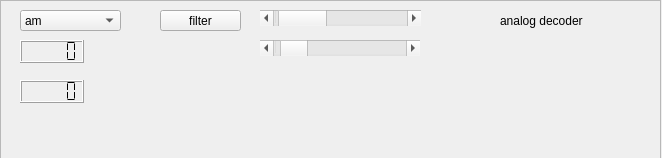
<?xml version="1.0" encoding="UTF-8"?>
<ui version="4.0">
 <class>Form</class>
 <widget class="QWidget" name="Form">
  <property name="geometry">
   <rect>
    <x>0</x>
    <y>0</y>
    <width>662</width>
    <height>158</height>
   </rect>
  </property>
  <property name="windowTitle">
   <string>Form</string>
  </property>
  <widget class="QFrame" name="frame">
   <property name="geometry">
    <rect>
     <x>0</x>
     <y>0</y>
     <width>661</width>
     <height>161</height>
    </rect>
   </property>
   <property name="frameShape">
    <enum>QFrame::StyledPanel</enum>
   </property>
   <property name="frameShadow">
    <enum>QFrame::Raised</enum>
   </property>
   <widget class="QComboBox" name="analogDecoderSelect">
    <property name="geometry">
     <rect>
      <x>20</x>
      <y>10</y>
      <width>101</width>
      <height>21</height>
     </rect>
    </property>
    <item>
     <property name="text">
      <string>am</string>
     </property>
    </item>
    <item>
     <property name="text">
      <string>usb</string>
     </property>
    </item>
    <item>
     <property name="text">
      <string>lsb</string>
     </property>
    </item>
    <item>
     <property name="text">
      <string>isb</string>
     </property>
    </item>
    <item>
     <property name="text">
      <string>fm</string>
     </property>
    </item>
    <item>
     <property name="text">
      <string>coherent</string>
     </property>
    </item>
   </widget>
   <widget class="QScrollBar" name="adaptiveFilterslider">
    <property name="geometry">
     <rect>
      <x>260</x>
      <y>10</y>
      <width>161</width>
      <height>16</height>
     </rect>
    </property>
    <property name="minimum">
     <number>2</number>
    </property>
    <property name="maximum">
     <number>20</number>
    </property>
    <property name="value">
     <number>3</number>
    </property>
    <property name="sliderPosition">
     <number>3</number>
    </property>
    <property name="orientation">
     <enum>Qt::Horizontal</enum>
    </property>
   </widget>
   <widget class="QPushButton" name="adaptiveFilterButton">
    <property name="geometry">
     <rect>
      <x>160</x>
      <y>10</y>
      <width>81</width>
      <height>21</height>
     </rect>
    </property>
    <property name="text">
     <string>filter</string>
    </property>
   </widget>
   <widget class="QLabel" name="analogMode">
    <property name="geometry">
     <rect>
      <x>20</x>
      <y>100</y>
      <width>161</width>
      <height>21</height>
     </rect>
    </property>
    <property name="text">
     <string/>
    </property>
   </widget>
   <widget class="QLCDNumber" name="signalStrength">
    <property name="geometry">
     <rect>
      <x>20</x>
      <y>40</y>
      <width>64</width>
      <height>23</height>
     </rect>
    </property>
    <property name="segmentStyle">
     <enum>QLCDNumber::Flat</enum>
    </property>
   </widget>
   <widget class="QScrollBar" name="squelchSlider">
    <property name="geometry">
     <rect>
      <x>260</x>
      <y>40</y>
      <width>160</width>
      <height>16</height>
     </rect>
    </property>
    <property name="minimum">
     <number>2</number>
    </property>
    <property name="maximum">
     <number>200</number>
    </property>
    <property name="value">
     <number>15</number>
    </property>
    <property name="orientation">
     <enum>Qt::Horizontal</enum>
    </property>
   </widget>
   <widget class="QLCDNumber" name="showIF">
    <property name="geometry">
     <rect>
      <x>20</x>
      <y>80</y>
      <width>64</width>
      <height>23</height>
     </rect>
    </property>
    <property name="segmentStyle">
     <enum>QLCDNumber::Flat</enum>
    </property>
   </widget>
   <widget class="QLabel" name="label">
    <property name="geometry">
     <rect>
      <x>500</x>
      <y>10</y>
      <width>111</width>
      <height>21</height>
     </rect>
    </property>
    <property name="text">
     <string>analog decoder</string>
    </property>
   </widget>
  </widget>
 </widget>
 <resources/>
 <connections/>
</ui>
